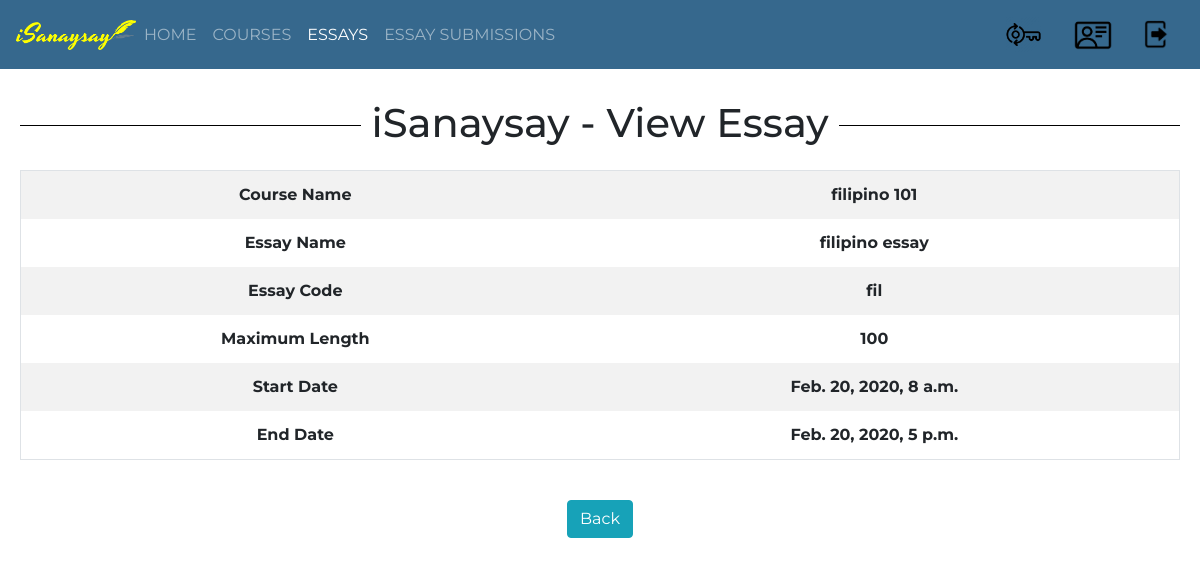
/isanaysay/view_essay/4 (signed in), run on the app's committed database.
### users/models.py (models this page shows, shortened)
class Essay(models.Model):
    course = models.ForeignKey(Course, verbose_name="Course", on_delete = models.CASCADE)
    name = models.CharField(verbose_name="Essay Name", max_length=300)
    essay_description = models.CharField(verbose_name="Essay Description", max_length=1500)
    essay_code = models.CharField(verbose_name="Essay Code", max_length=100)
    maximum_length = models.IntegerField(verbose_name="Maximum Length")
    start_date_time = models.DateTimeField(verbose_name="Essay Start Date and Time")
    end_date_time = models.DateTimeField(verbose_name="Essay End Date and Time")
    criteria_no_1 = models.FloatField(verbose_name="Grammar",default=0)
    criteria_no_2 = models.FloatField(verbose_name="Spelling",default=0)
    criteria_no_3 = models.FloatField(verbose_name="Content",default=0)
    words = models.CharField(verbose_name="Words",max_length=10000,default="")

class Course(models.Model):
    pass
    semester_Choices = (
        ('A', 'First Semester'),
        ('B', 'Second Semester'),
        ('C', 'Summer'),
    )
    shoolYear_Choices = (
        ('1', '2019-2020'),
        ('2', '2020-2021'),
        ('3', '2021-2022'),
    )
    name = models.CharField(verbose_name="Course Name", max_length=128)
    course_code = models.CharField(verbose_name="Course Code", max_length=128)
    course_description = models.CharField(verbose_name="Course Description", max_length=500)
    course_detail = models.CharField(verbose_name="Course Detail", max_length=100)
    course_unit = models.IntegerField(verbose_name="Course Units", default=3)
    course_semester = models.CharField(max_length=1,choices=semester_Choices, default='A', verbose_name="Semester")
    course_school_year = models.CharField(max_length=1,choices=shoolYear_Choices, default='20', verbose_name="School Year")
    start_date = models.DateField(verbose_name="Course Start Date")
    end_date = models.DateField(verbose_name="Course End Date")
    students = models.ManyToManyField(CustomUser, related_name='students_enrolled')
    teacher = models.ForeignKey(CustomUser, verbose_name="Teacher", on_delete = models.CASCADE)
    def __str__(self):
        return "%s" % self.course_code

### users/views.py (the view)
# urls.py: url(r'^view_essay/(?P<essay_id>\d+)$', view_essay, name='view-essay'),
def view_essay(request,essay_id):
    if request.user.is_authenticated:
    	template = "view_essay.html"
    	essay = Essay.objects.get(id=int(essay_id))
    	context = {
    		'essay': essay,
    	}
    	return render(request, template, context)
    else:
        return HttpResponseRedirect(reverse_lazy('index'))

### templates/view_essay.html (shortened to what this page needs)
{% extends 'base.html' %}
{% block content %}
	<div id="parent"><div id="child"><br/><br/><br/>
		<h1><span>iSanaysay - View Essay</span></h1><br/>
			<table class="table table-bordered table-striped">
				<tbody>
					<tr>
						<th>Course Name</th>
						<th>{{ essay.course }}</th>
					</tr>
					<tr>
						<th>Essay Name</th>
						<th>{{ essay.name }}</th>
					</tr>
					<tr>
						<th>Essay Code</th>
						<th>{{ essay.essay_code }}</th>
					</tr>
					<tr>
						<th>Maximum Length</th>
						<th>{{ essay.maximum_length }}</th>
					</tr>
					<tr>
						<th>Start Date</th>
						<th>{{ essay.start_date_time }}</th>
					</tr>
					<tr>
						<th>End Date</th>
						<th>{{ essay.end_date_time }}</th>
					</tr>
				</tbody>
			</table><br/>
		<a href="{% url 'view-essays' %}" class="btn btn-info">Back</a>
	</div></div>
{% endblock %}

### templates/base.html (style rules this page uses)
h1 { width: 100%; text-align: center; border-bottom: 1px solid #000; line-height: 0.1em; margin: 10px 0 20px; }
h1 span { background:#fff; padding:0 10px; }
body { font-family: 'Montserrat'; }
.table-bordered td, .table-bordered th { border:0; }
#parent { display: table; width: 100%; }
#child { display: table-cell; text-align: center; vertical-align: middle; padding-left:20px; padding-right:20px; }

### data on the page
Essay: course "filipino 101", name "filipino essay", essay_code "fil", maximum_length "100", start_date_time "Feb. 20, 2020, 8 a.m.", end_date_time "Feb. 20, 2020, 5 p.m."
